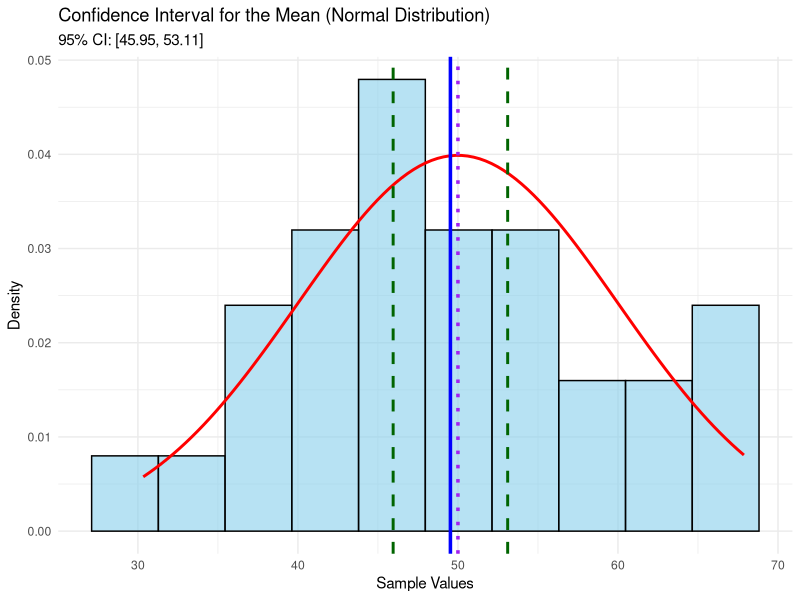
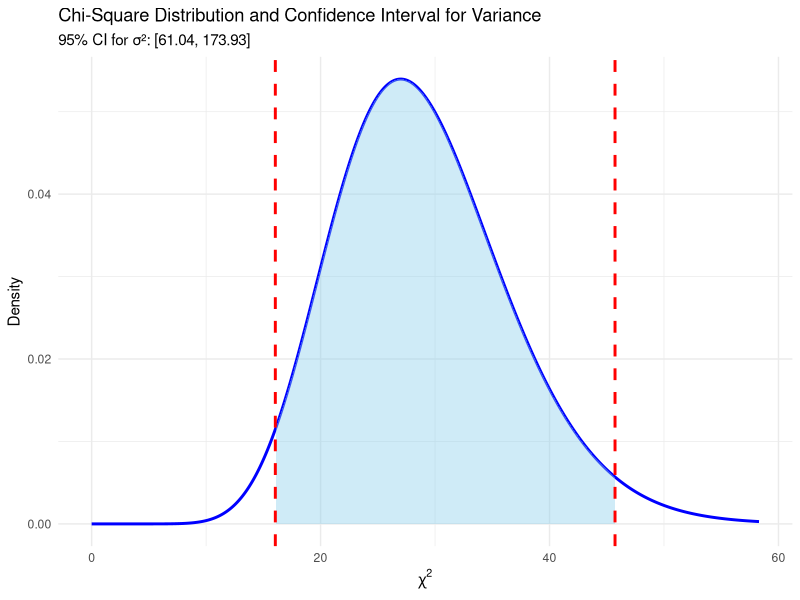

These figures' R source, in order:
## ---- chunk 1
# --- Confidence Intervals for Mean and Variance --- #
set.seed(123)

# Parameters for population
mu <- 50           # true population mean
sigma <- 10        # true population standard deviation
n <- 30            # sample size
alpha <- 0.05      # significance level

# Simulate data from a Normal distribution
data <- rnorm(n, mean = mu, sd = sigma)

# --- 1. Confidence Interval for the Mean (Normal distribution) ---
xbar <- mean(data)
z_crit <- qnorm(1 - alpha/2)
se <- sigma / sqrt(n)

CI_mean <- c(xbar - z_crit * se, xbar + z_crit * se)

# Visualization for the Mean CI
library(ggplot2)

df_mean <- data.frame(x = data)
ggplot(df_mean, aes(x = x)) +
  geom_histogram(aes(y = ..density..), bins = 10, fill = "skyblue", color = "black", alpha = 0.6) +
  stat_function(fun = dnorm, args = list(mean = mu, sd = sigma), color = "red", size = 1) +
  geom_vline(xintercept = xbar, color = "blue", linetype = "solid", size = 1.2) +
  geom_vline(xintercept = CI_mean, color = "darkgreen", linetype = "dashed", size = 1) +
  geom_vline(xintercept = mu, color = "purple", linetype = "dotted", size = 1.2) +
  labs(title = "Confidence Interval for the Mean (Normal Distribution)",
       subtitle = sprintf("95%% CI: [%.2f, %.2f]", CI_mean[1], CI_mean[2]),
       x = "Sample Values", y = "Density") +
  theme_minimal()

# --- 2. Confidence Interval for the Variance (Chi-Square distribution) ---
s2 <- var(data)
df <- n - 1
chi2_lower <- qchisq(1 - alpha/2, df)
chi2_upper <- qchisq(alpha/2, df)

CI_var <- c((df * s2) / chi2_lower, (df * s2) / chi2_upper)

# Create Chi-Square distribution for visualization
x_vals <- seq(0, qchisq(0.999, df), length.out = 500)
chi_df <- data.frame(x = x_vals, density = dchisq(x_vals, df))

ggplot(chi_df, aes(x = x, y = density)) +
  geom_line(color = "blue", size = 1) +
  geom_area(data = subset(chi_df, x > chi2_upper & x < chi2_lower),
            fill = "skyblue", alpha = 0.4) +
  geom_vline(xintercept = c(chi2_upper, chi2_lower), color = "red", linetype = "dashed", size = 1) +
  labs(title = "Chi-Square Distribution and Confidence Interval for Variance",
       subtitle = sprintf("95%% CI for σ²: [%.2f, %.2f]", CI_var[1], CI_var[2]),
       x = expression(chi^2), y = "Density") +
  theme_minimal()
